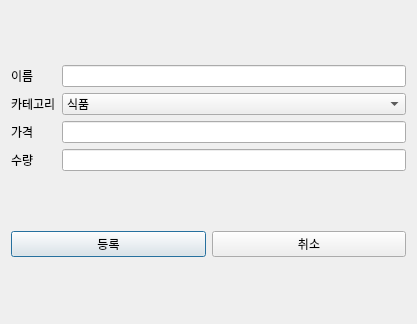
<?xml version="1.0" encoding="UTF-8"?>
<ui version="4.0">
 <class>ItemAddDialog</class>
 <widget class="QDialog" name="ItemAddDialog">
  <property name="geometry">
   <rect>
    <x>0</x>
    <y>0</y>
    <width>417</width>
    <height>324</height>
   </rect>
  </property>
  <property name="windowTitle">
   <string>Dialog</string>
  </property>
  <layout class="QGridLayout" name="gridLayout_2">
   <item row="0" column="0">
    <layout class="QGridLayout" name="gridLayout" rowstretch="10,0,0,0,0">
     <item row="4" column="0">
      <widget class="QLabel" name="Quantity">
       <property name="text">
        <string>수량</string>
       </property>
      </widget>
     </item>
     <item row="1" column="1">
      <widget class="QComboBox" name="CategoryBox">
       <item>
        <property name="text">
         <string>식품</string>
        </property>
       </item>
       <item>
        <property name="text">
         <string>패션</string>
        </property>
       </item>
       <item>
        <property name="text">
         <string>전자제품</string>
        </property>
       </item>
       <item>
        <property name="text">
         <string>주방용품</string>
        </property>
       </item>
       <item>
        <property name="text">
         <string/>
        </property>
       </item>
       <item>
        <property name="text">
         <string/>
        </property>
       </item>
      </widget>
     </item>
     <item row="3" column="0">
      <widget class="QLabel" name="Price">
       <property name="text">
        <string>가격</string>
       </property>
      </widget>
     </item>
     <item row="0" column="1">
      <widget class="QLineEdit" name="NameEdit"/>
     </item>
     <item row="4" column="1">
      <widget class="QLineEdit" name="QuantityEdit"/>
     </item>
     <item row="1" column="0">
      <widget class="QLabel" name="Category">
       <property name="text">
        <string>카테고리</string>
       </property>
      </widget>
     </item>
     <item row="3" column="1">
      <widget class="QLineEdit" name="PriceEdit"/>
     </item>
     <item row="0" column="0">
      <widget class="QLabel" name="Name">
       <property name="text">
        <string>이름</string>
       </property>
      </widget>
     </item>
    </layout>
   </item>
   <item row="1" column="0">
    <layout class="QHBoxLayout" name="horizontalLayout">
     <item>
      <widget class="QPushButton" name="AddButton">
       <property name="text">
        <string>등록</string>
       </property>
      </widget>
     </item>
     <item>
      <widget class="QPushButton" name="CancelButton">
       <property name="text">
        <string>취소</string>
       </property>
      </widget>
     </item>
    </layout>
   </item>
  </layout>
 </widget>
 <resources/>
 <connections/>
</ui>
